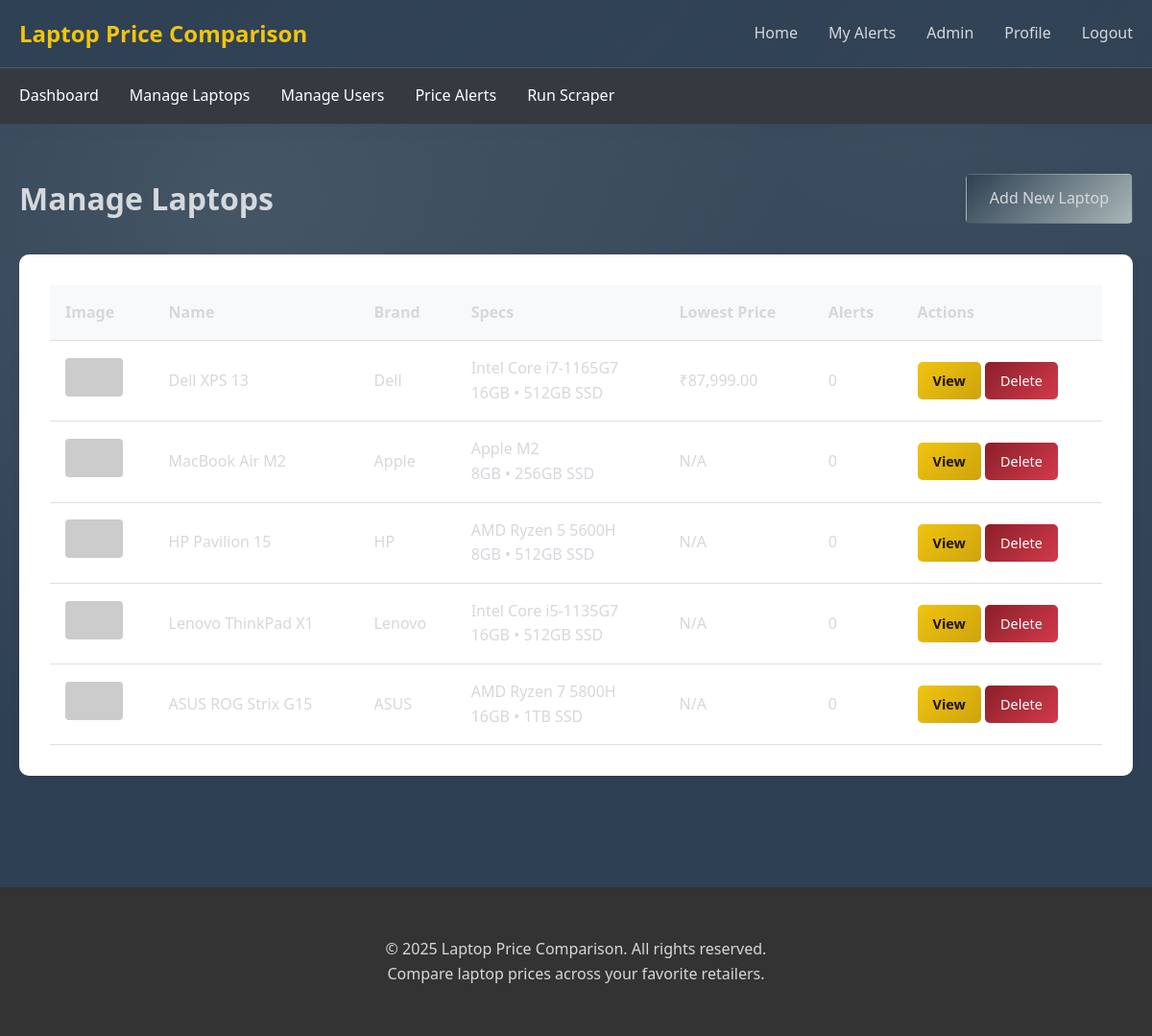
The app's page /admin/laptops.php (signed in) with its own data.
### tables this page shows
CREATE TABLE laptops (
    id INT AUTO_INCREMENT PRIMARY KEY,
    name VARCHAR(255) NOT NULL,
    brand VARCHAR(100) NOT NULL,
    processor VARCHAR(100),
    ram VARCHAR(50),
    storage VARCHAR(50),
    screen_size VARCHAR(50),
    image_url VARCHAR(500),
    specs TEXT,
    created_at TIMESTAMP DEFAULT CURRENT_TIMESTAMP,
    updated_at TIMESTAMP DEFAULT CURRENT_TIMESTAMP 
        ON UPDATE CURRENT_TIMESTAMP,
    INDEX idx_brand (brand),
    INDEX idx_name (name)
);

### config.php (called while the page is built, shortened)
<?php
function formatPrice($price) {
    return '₹' . number_format($price, 2);
}
?>

### admin/laptops.php (the view, shortened to what this page needs)
<?php
require_once '../config.php';
$laptops = $conn->query("
    SELECT l.*,
           (SELECT MIN(price) FROM prices WHERE laptop_id = l.id) as lowest_price,
           (SELECT COUNT(*) FROM price_alerts WHERE laptop_id = l.id) as alert_count
    FROM laptops l
    ORDER BY l.created_at DESC
")->fetchAll();
?>
<!DOCTYPE html>
<html lang="en">
<head>
    <link rel="stylesheet" href="../css/style.css">
</head>
<body>
    <?php include '../includes/header.php'; ?>
    <?php include 'partials/admin-nav.php'; ?>
    <main class="container">
        <div style="display: flex; flex-wrap: wrap; gap: 1rem; justify-content: space-between; align-items: center; margin-bottom: 2rem;">
            <h1>Manage Laptops</h1>
            <a href="add-laptop.php" class="btn btn-primary">Add New Laptop</a>
        </div>
        <div class="data-table">
            <table>
                <thead>
                    <tr>
                        <th>Image</th>
                        <th>Name</th>
                        <th>Brand</th>
                        <th>Specs</th>
                        <th>Lowest Price</th>
                        <th>Alerts</th>
                        <th>Actions</th>
                    </tr>
                </thead>
                <tbody>
                    <?php foreach ($laptops as $laptop): ?>
                    <tr>
                        <td><img src="<?php echo htmlspecialchars($laptop['image_url']); ?>" alt="" class="laptop-thumb"></td>
                        <td><?php echo htmlspecialchars($laptop['name']); ?></td>
                        <td><?php echo htmlspecialchars($laptop['brand']); ?></td>
                        <td>
                            <?php echo htmlspecialchars($laptop['processor']); ?><br>
                            <?php echo htmlspecialchars($laptop['ram']); ?> • <?php echo htmlspecialchars($laptop['storage']); ?>
                        </td>
                        <td><?php echo $laptop['lowest_price'] ? formatPrice($laptop['lowest_price']) : 'N/A'; ?></td>
                        <td><?php echo $laptop['alert_count']; ?></td>
                        <td>
                            <a href="../product.php?id=<?php echo $laptop['id']; ?>" class="btn btn-sm btn-secondary">View</a>
                            <a href="laptops.php?delete=<?php echo $laptop['id']; ?>"
                               class="btn btn-sm btn-danger"
                               onclick="return confirm('Delete this laptop? This will also delete all associated prices and alerts.');">
                                Delete
                            </a>
                        </td>
                    </tr>
                    <?php endforeach; ?>
                </tbody>
            </table>
        </div>
    </main>
    <?php include '../includes/footer.php'; ?>
</body>
</html>

### css/style.css (style rules this page uses)
:root { --royal-blue: #2E4053; --midnight: rgba(46, 64, 83, 0.92); --deep-navy: #273746; --accent-blue: #AAB7B8; --accent-gold: #F1C40F; --accent-gold-dark: #CDA40D; --soft-ivory: #D5D8DC; --cool-gray: #BFC9CA; --card-bg: #2E4053; --card-border: rgba(191, 201, 202, 0.18); --shadow-primary: 0 20px 45px rgba(46, 64, 83, 0.55); }
* { margin: 0; padding: 0; box-sizing: border-box; }
body { font-family: 'Segoe UI', Tahoma, Geneva, Verdana, sans-serif; line-height: 1.6; color: var(--soft-ivory); background-color: var(--royal-blue); background-image: radial-gradient(circle at 20% 20%, rgba(191, 201, 202, 0.15), transparent 45%), radial-gradient(circle at 80% 0%, rgba(170, 183, 184, 0.12), transparent 55%); min-height: 100vh; }
.container { max-width: 1200px; margin: 0 auto; padding: 20px; color: var(--soft-ivory); }
.btn { padding: 0.75rem 1.5rem; border: none; border-radius: 5px; cursor: pointer; text-decoration: none; display: inline-block; transition: all 0.3s; font-size: 1rem; font-weight: 500; }
.btn-primary { background: linear-gradient(135deg, rgba(46, 64, 83, 0.95), var(--accent-blue)); color: var(--soft-ivory); border: 1px solid rgba(255, 255, 255, 0.08); }
.btn-secondary { background: linear-gradient(135deg, var(--accent-gold), var(--accent-gold-dark)); color: #1f1300; font-weight: 600; }
.btn-danger { background: linear-gradient(135deg, #8b1f2a, #d33a4b); color: white; }
.btn-sm { padding: 0.5rem 1rem; font-size: 0.9rem; }

### admin/partials/nav-styles.php (style rules this page uses)
.data-table { background: white; padding: 2rem; border-radius: 10px; box-shadow: 0 2px 10px rgba(0,0,0,0.05); margin-bottom: 2rem; }
table { width: 100%; border-collapse: collapse; }
th, td { padding: 1rem; text-align: left; border-bottom: 1px solid #e0e0e0; }
th { background: #f8f9fa; font-weight: 600; }
.laptop-thumb { width: 60px; height: 40px; object-fit: cover; border-radius: 4px; }

### records on screen
laptops: name "Dell XPS 13", brand "Dell", processor "Intel Core i7-1165G7", ram "16GB", storage "512GB SSD", lowest_price "₹87,999.00", alert_count "0"
laptops: name "MacBook Air M2", brand "Apple", processor "Apple M2", ram "8GB", storage "256GB SSD", shows "N/A", alert_count "0"
laptops: name "HP Pavilion 15", brand "HP", processor "AMD Ryzen 5 5600H", ram "8GB", storage "512GB SSD", shows "N/A", alert_count "0"
laptops: name "Lenovo ThinkPad X1", brand "Lenovo", processor "Intel Core i5-1135G7", ram "16GB", storage "512GB SSD", shows "N/A", alert_count "0"
laptops: name "ASUS ROG Strix G15", brand "ASUS", processor "AMD Ryzen 7 5800H", ram "16GB", storage "1TB SSD", shows "N/A", alert_count "0"

### other values on screen
SITE_NAME "Laptop Price Comparison"
